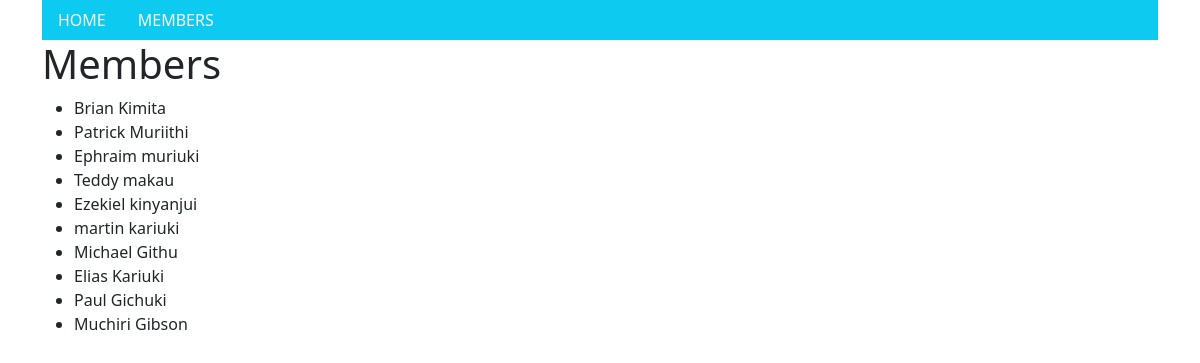
The page /members/ on the database its author committed.
### members/models.py (models this page shows)
class Member(models.Model):
    firstname = models.CharField(max_length=255)
    lastname = models.CharField(max_length=255)
    phone = models.IntegerField(null=True)
    joined_date = models.DateField(null=True)
    slug=models.SlugField(default="",null=False)

### members/views.py (the view)
# urls.py: path('members/', views.members, name='members'),
def members(request):
    mymembers = Member.objects.all().values()
    template = loader.get_template('all_members.html')
    context = {
        'mymembers' : mymembers,
    }
    return HttpResponse (template.render(context,request))

### members/templates/all_members.html (shortened to what this page needs)
{% extends "master.html" %}
{% block content %}
  <div class="mycard">
    <h1>Members</h1>
    <ul>
      {% for x in mymembers %}
        <li onclick="window.location = 'details/{{ x.slug}}'">{{ x.firstname }} {{ x.lastname }}</li>
      {% endfor %}
    </ul>
  </div>
{% endblock %}

### members/templates/master.html (shortened to what this page needs)
<!DOCTYPE html>
<html>
<head>
  {% load bootstrap5 %}
  {% bootstrap_css %}
</head>
<body>
<div class="container">
  <ul class="nav bg-info">
    <li class="nav-item">
      <a class="nav-link link-light" href="/">HOME</a>
    </li>
    <li class="nav-item">
      <a class="nav-link link-light" href="/members">MEMBERS</a>
    </li>
  </ul>
  {% block content %}
  {% endblock %}
</div>
</body>
</html>

### rows shown on the page
Member: firstname "Brian", lastname "Kimita"
Member: firstname "Patrick", lastname "Muriithi"
Member: firstname "Ephraim", lastname "muriuki"
Member: firstname "Teddy", lastname "makau"
Member: firstname "Ezekiel", lastname "kinyanjui"
Member: firstname "martin", lastname "kariuki"
Member: firstname "Michael", lastname "Githu"
Member: firstname "Elias", lastname "Kariuki"
Member: firstname "Paul", lastname "Gichuki"
Member: firstname "Muchiri", lastname "Gibson"
